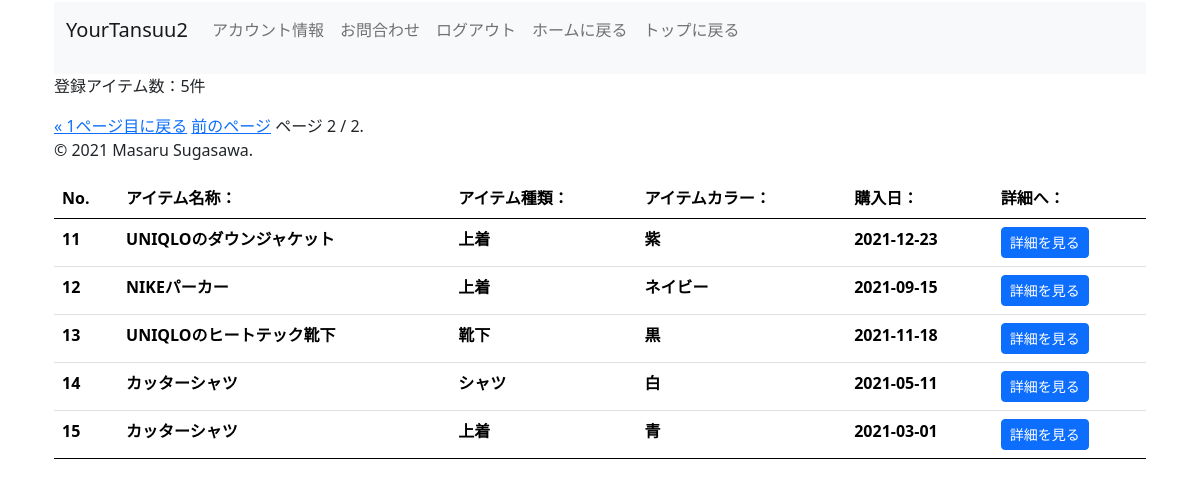
Page /contents/item-list/?page=2 (signed in) on the earlier database version.
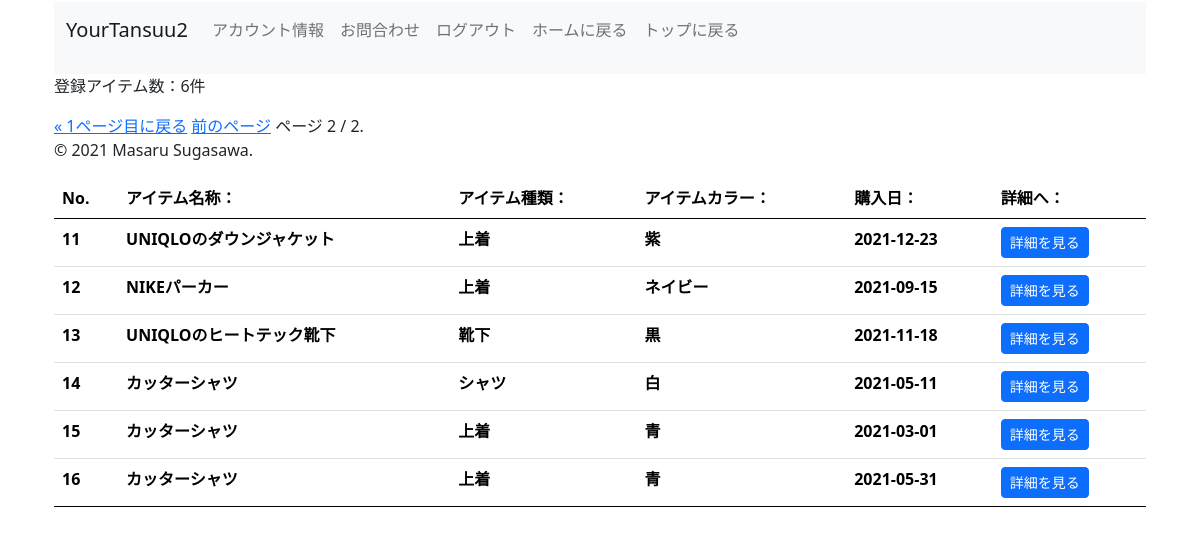
Same page on the later database version.
### item/models.py (models this page shows, shortened)
class Item(models.Model):
    user = models.ForeignKey(settings.AUTH_USER_MODEL, verbose_name='ユーザー', on_delete=models.CASCADE,null=True)
    data_id = models.AutoField(verbose_name = 'アイテムNo.', primary_key=True)
    item_type = models.CharField(verbose_name = 'アイテム種類', max_length=255, choices = ITEM_TYPE_CHOICES)
    season = models.CharField(verbose_name = '季節', max_length=10, choices = SEASON_CHOICES)
    occasion = models.CharField(verbose_name = 'シーン', max_length=30, choices = OCCASION_CHOICES)
    item_name = models.CharField(verbose_name = 'アイテム名称', max_length=300)
    item_color = models.CharField(verbose_name = 'アイテム色', max_length=20, choices = ITEM_COLOR_CHOICES)
    item_brand = models.CharField(verbose_name = 'ブランド', max_length=150)
    purchase_date = models.CharField(verbose_name = '購入日', max_length = 150)
    pricing = models.IntegerField(verbose_name = '購入価格(円)', )
    purchase_place = models.CharField(verbose_name = '購入場所', max_length=255)
    item_image = models.ImageField(verbose_name = 'アイテム画像', upload_to='images/closet', blank = True, null=True)
    memo = models.TextField(verbose_name = 'メモ', blank=True)
    favorite_level = models.IntegerField(verbose_name = 'お気に入り度', choices = FAVORITE_LEVEL_CHOICES)
    item_importance = models.IntegerField(verbose_name = '大事さ', choices = ITEM_IMPORTANCE_CHOICES)
    create_date = models.DateTimeField(verbose_name = '作成日', auto_now_add=True)
    update_date = models.DateTimeField(verbose_name = '更新日', auto_now=True)
    closet = models.ForeignKey(Closet, on_delete=models.PROTECT, null=True, default=None)
    """
    def get_season(self,season_check):
        if season_check == 'spring':
            return 'spring'
        elif season_check == 'summer':
            return 'summer'
        elif season_check == 'fall':
            return 'fall'
        else:
            return 'winter'
    """

### item/views.py (the view)
# urls.py: path('item-list/', Itemlistview, name = 'item_list'),
@login_required
def Itemlistview(request):
    item_list = Item.objects.filter(user_id = request.user)
    if request.GET.get('closet'):
        closet = request.GET['closet']
        item_list = item_list.filter(closet=closet)
    """import pdb;pdb.set_trace()"""
    paginator = Paginator(item_list, 10)
    page_number = request.GET.get('page')
    page_object = paginator.get_page(page_number)
    return render(request, 'contents/item_list.html', {'page_object': page_object})

### templates/contents/item_list.html (shortened to what this page needs)
{% extends 'contents/base.html' %}
{% load django_bootstrap5 %}
{% block content %}
<div class="container">
  <p>登録アイテム数：{{ page_object | length }}件</p>
  {% if page_object %}
  <table class="table">
    <thead>
      <tr>
        <th>No.</th>
        <th>アイテム名称：</th>
        <th>アイテム種類：</th>
        <th>アイテムカラー：</th>
        <th>購入日：</th>
        <th>詳細へ：</th>
      </tr>
    </thead>
    <tbody>
      {% for item in page_object %}
      <tr>
        <th>{{ forloop.counter0 | add:page_object.start_index }}</th>
        <th>{{ item.item_name|upper }}</th>
        <th>{{ item.get_item_type_display|upper }}</th>
        <th>{{ item.get_item_color_display|upper }}</th>
        <th>{{ item.purchase_date|upper }}</th>
        <th><a href="{% url 'item_detail' item.pk %}"button class="btn btn-sm btn-primary" type="submit">詳細を見る</a></th>
      </tr>
      {% endfor %}
    </tbody>
    {% else %}
    <p>まだアイテムが登録されていません</p>
    {% endif %}
<div class="pagination">
    <span class="step-links">
        {% if page_object.has_previous %}
            <a href="?page=1">&laquo; 1ページ目に戻る</a>
            <a href="?page={{ page_object.previous_page_number }}">前のページ</a>
        {% endif %}
        <span class="current">
            ページ {{ page_object.number }} / {{ page_object.paginator.num_pages }}.
        </span>
    </span>
</div>
{% endblock content %}

### templates/contents/base.html (shortened to what this page needs)
{% extends 'base.html' %}
{% load django_bootstrap5 %}
{% block navbar %}
<header>
  <div class = "container">
    <nav class="navbar navbar-expand-lg navbar-light bg-light">
        <div class="container-fluid">
          <p><a class="navbar-brand" href="#">YourTansuu2</a></p>
          <div class="collapse navbar-collapse" id="navbarNav">
            <ul class="navbar-nav">
              <li class="nav-item">
                  <p><a class="nav-link" href="{% url 'user_information' request.user.pk %}">アカウント情報</a></p>
              </li>
              <li class="nav-item">
                <p><a class="nav-link" href="{% url 'inquiry_form' %}">お問合わせ</a></p>
              </li>
              <li class="nav-item">
                <p><a class="nav-link" href="{% url 'logout' %}">ログアウト</a></p>
              </li>
              <li class="nav-item">
                <p><a class="nav-link" href="{% url 'home' %}">ホームに戻る</a></p>
              </li>
              <li class="nav-item">
                <p><a class="nav-link" href="{% url 'top' %}">トップに戻る</a></p>
              </li>
            </ul>
          </div>
        </div>
    </nav>
  </div>
</header>
{% endblock navbar%}

### templates/base.html (shortened to what this page needs)
{% load static%}
{% load django_bootstrap5 %}
<!doctype html>
<html lang="ja">
  <head>
    <link href="https://cdn.jsdelivr.net/npm/bootstrap@5.0.2/dist/css/bootstrap.min.css" rel="stylesheet">
    <link href="{% static 'account-static/style.css' %}" rel="stylesheet">
    {% bootstrap_css %}
  </head>
  <body>
    <main>
      <div class="container">
        {% block navbar %}{% endblock navbar %}
        {% block content %}{% endblock content %}
        <p>&copy; 2021 Masaru Sugasawa.</p>
      </div>
    </main>
  </body>
</html>

### static/account-static/style.css (style rules this page uses)
main { padding: px; margin: 2px; }

Differences in the rows shown:
added Item: item_name "カッターシャツ", item_type "上着", item_color "青", purchase_date "2021-05-31"
Other differences:
{{ page_object | length }}: "5" → "6"
